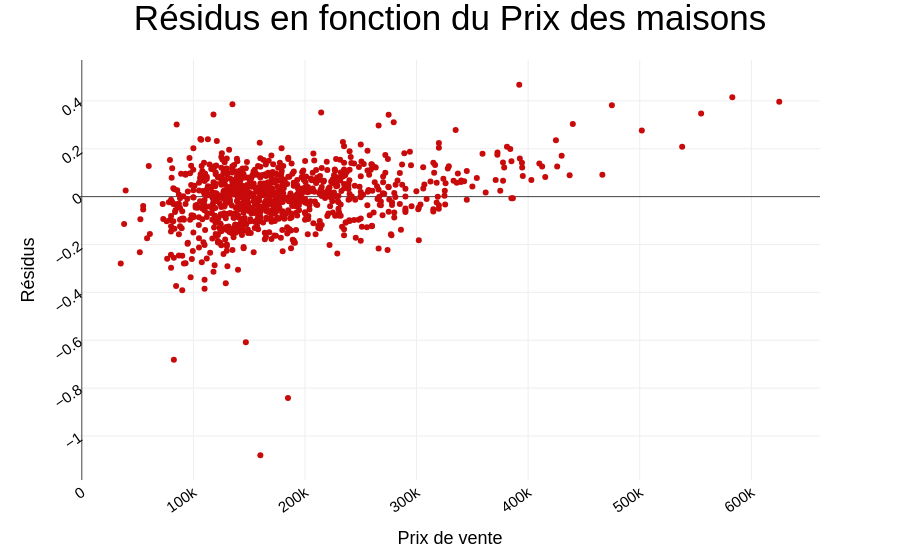

The notebook cell saved with this chart:
### Markdown cell above
On voit que c'est le cas ici, avec quelques importants, qu'il faudra vérifier par la suite.

#### Résidus en fonction du Prix de vente

### Code cell
scat_res_price = px.scatter(
    df_train,
    x="SalePrice",
    y="residus",
    color_discrete_sequence=[rouge],
)

scat_res_price.update_layout(
    title_text="Résidus en fonction du Prix des maisons",
    xaxis_title="Prix de vente",
    yaxis_title=res,
)

scat_res_price.show()

### Figure 1 — Plotly figure (JSON) as saved in the notebook; plotly's stock layout.template omitted (floating-point values rounded to 4 significant figures; data arrays with more than 128 entries replaced by an {"elided": "..."} marker saying what was removed)
{"data": [{"hovertemplate": "SalePrice=%{x}<br>residus=%{y}<extra></extra>", "legendgroup": "", "marker": {"color": "rgb(200, 10, 10)", "symbol": "circle"}, "mode": "markers", "name": "", "orientation": "v", "showlegend": false, "type": "scatter", "x": {"elided": "978 int values"}, "xaxis": "x", "y": {"elided": "978 float values"}, "yaxis": "y"}], "layout": {"legend": {"tracegroupgap": 0}, "margin": {"t": 60}, "title": {"text": "Résidus en fonction du Prix des maisons"}, "xaxis": {"anchor": "y", "domain": [0, 1], "title": {"text": "Prix de vente"}}, "yaxis": {"anchor": "x", "domain": [0, 1], "title": {"text": "Résidus"}}}}
